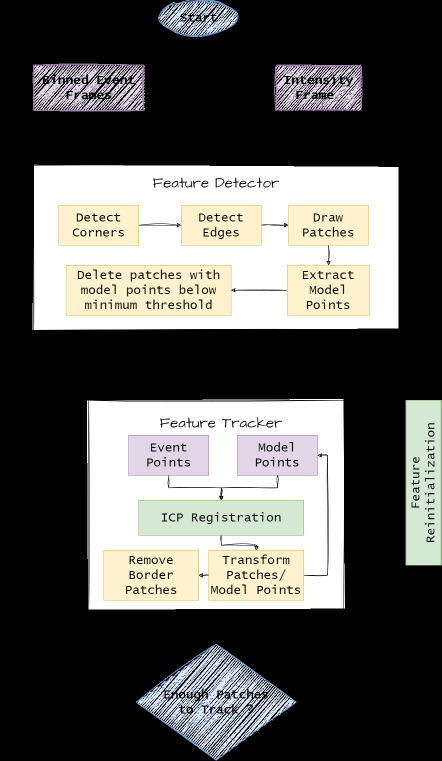
#> input picture HOP.png, 883 x 1522 px (shown at 1/2 size)
$ python -i corner_detector.py   (imports and definitions only)
#> lines starting #> are read from the running program, lines starting #| are printed output that depends on the picture; after the words box and inside, x2 and y2 are one past the last pixel; in counts of white or black regions, pixels touching at a corner belong together

import cv2 as cv
import numpy as np
class ShiTomasiCornerDetector:
  # Class to detect corners in an image using the Shi-Tomasi corner detection algorithm.
    def __init__(self, filename, max_corners =20, min_distance =15):
        self.filename = filename
        self.max_corners = max_corners
        self.corners = []
        self.min_distance = min_distance

    def detect_corners(self):
        img = cv.imread(self.filename)
#> img is the input picture: shape (1522, 883, 3); mean B, G, R 89.9, 92.8, 93.5
        img = cv.resize(img, (420, 320))
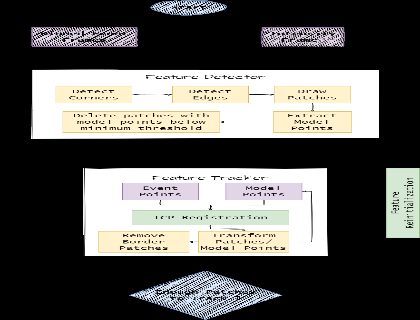
#> img: shape (320, 420, 3); mean B, G, R 89.7, 92.8, 93.6
        gray = cv.cvtColor(img, cv.COLOR_BGR2GRAY)
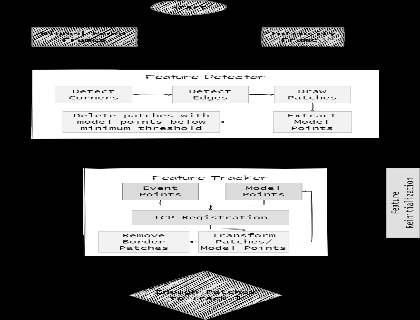
#> gray: shape (320, 420); min 0, max 255, mean 92.7
        corners = cv.goodFeaturesToTrack(gray, self.max_corners, 0.05, self.min_distance)
#> corners = 20 rows, first 8: [292, 128], [192, 242], [378, 70], [378, 137], [308, 127], [160, 128], [327, 255], [85, 255]
        corners = np.int0(corners)

        for i in corners:
            x, y = i.ravel()
            self.corners.append((x, y))
            cv.circle(img, (x, y), 1, (0,255,255), -1)
#> this loop made 20 passes
#> (x, y) on passes 1 to 12: (292, 128), (192, 242), (378, 70), (378, 137), (308, 127), (160, 128), (327, 255), (85, 255), (326, 168), (273, 33), (123, 235), (223, 121)
#> img: shape (320, 420, 3); 0.07% of pixels changed, all inside (x1, y1, x2, y2) = (30, 32, 380, 257)
#> after the loop, self.corners = [(292, 128), (192, 242), (378, 70), (378, 137), (308, 127), (160, 128), (327, 255), (85, 255), (326, 168), (273, 33), (123, 235), (223, 121), (72, 40), (224, 76), (91, 127), (31, 138), (173, 76), (268, 188), (32, 70), (200, 126)]

        return img, self.corners

>>> result = ShiTomasiCornerDetector('../HOP.png').detect_corners()
